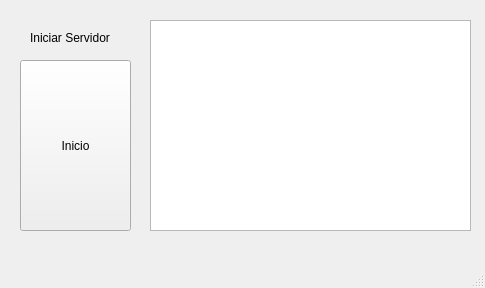
<?xml version="1.0" encoding="UTF-8"?>
<ui version="4.0">
 <class>MainWindow</class>
 <widget class="QMainWindow" name="MainWindow">
  <property name="geometry">
   <rect>
    <x>0</x>
    <y>0</y>
    <width>485</width>
    <height>288</height>
   </rect>
  </property>
  <property name="windowTitle">
   <string>MainWindow</string>
  </property>
  <widget class="QWidget" name="centralwidget">
   <widget class="QPushButton" name="IniciarServidor">
    <property name="geometry">
     <rect>
      <x>20</x>
      <y>60</y>
      <width>111</width>
      <height>171</height>
     </rect>
    </property>
    <property name="text">
     <string>Inicio</string>
    </property>
   </widget>
   <widget class="QLabel" name="label">
    <property name="geometry">
     <rect>
      <x>30</x>
      <y>30</y>
      <width>131</width>
      <height>16</height>
     </rect>
    </property>
    <property name="text">
     <string>Iniciar Servidor</string>
    </property>
   </widget>
   <widget class="QTextEdit" name="debug">
    <property name="geometry">
     <rect>
      <x>150</x>
      <y>20</y>
      <width>321</width>
      <height>211</height>
     </rect>
    </property>
   </widget>
  </widget>
  <widget class="QMenuBar" name="menubar">
   <property name="geometry">
    <rect>
     <x>0</x>
     <y>0</y>
     <width>485</width>
     <height>22</height>
    </rect>
   </property>
  </widget>
  <widget class="QStatusBar" name="statusbar"/>
 </widget>
 <resources/>
 <connections/>
</ui>
